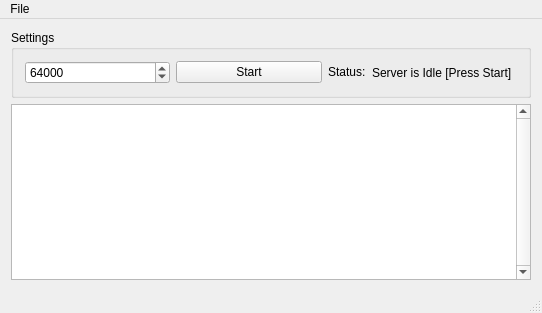
<?xml version="1.0" encoding="UTF-8"?>
<ui version="4.0">
 <class>MainWindow</class>
 <widget class="QMainWindow" name="MainWindow">
  <property name="geometry">
   <rect>
    <x>0</x>
    <y>0</y>
    <width>542</width>
    <height>313</height>
   </rect>
  </property>
  <property name="windowTitle">
   <string>TCP Server (quote)</string>
  </property>
  <property name="windowIcon">
   <iconset resource="res.qrc">
    <normaloff>:/res/server_link.png</normaloff>:/res/server_link.png</iconset>
  </property>
  <widget class="QWidget" name="centralWidget">
   <layout class="QVBoxLayout" name="verticalLayout">
    <item>
     <widget class="QGroupBox" name="groupBox">
      <property name="title">
       <string>Settings</string>
      </property>
      <layout class="QHBoxLayout" name="horizontalLayout">
       <item>
        <widget class="QSpinBox" name="spinBox">
         <property name="minimum">
          <number>1024</number>
         </property>
         <property name="maximum">
          <number>65535</number>
         </property>
         <property name="value">
          <number>64000</number>
         </property>
        </widget>
       </item>
       <item>
        <widget class="QPushButton" name="pbStart">
         <property name="text">
          <string>Start</string>
         </property>
        </widget>
       </item>
       <item>
        <widget class="QLabel" name="lblFixed">
         <property name="sizePolicy">
          <sizepolicy hsizetype="Maximum" vsizetype="Maximum">
           <horstretch>0</horstretch>
           <verstretch>0</verstretch>
          </sizepolicy>
         </property>
         <property name="text">
          <string>Status:</string>
         </property>
        </widget>
       </item>
       <item>
        <widget class="QLabel" name="lblStatus">
         <property name="text">
          <string>Server is Idle [Press Start]</string>
         </property>
        </widget>
       </item>
      </layout>
     </widget>
    </item>
    <item>
     <widget class="QTextEdit" name="DebugLog">
      <property name="verticalScrollBarPolicy">
       <enum>Qt::ScrollBarAlwaysOn</enum>
      </property>
      <property name="readOnly">
       <bool>true</bool>
      </property>
     </widget>
    </item>
   </layout>
  </widget>
  <widget class="QMenuBar" name="menuBar">
   <property name="geometry">
    <rect>
     <x>0</x>
     <y>0</y>
     <width>542</width>
     <height>21</height>
    </rect>
   </property>
   <widget class="QMenu" name="menuFile">
    <property name="title">
     <string>File</string>
    </property>
    <addaction name="actionExit"/>
   </widget>
   <addaction name="menuFile"/>
  </widget>
  <widget class="QStatusBar" name="statusBar"/>
  <action name="actionExit">
   <property name="text">
    <string>Exit</string>
   </property>
  </action>
 </widget>
 <layoutdefault spacing="6" margin="11"/>
 <resources>
  <include location="res.qrc"/>
 </resources>
 <connections/>
</ui>
